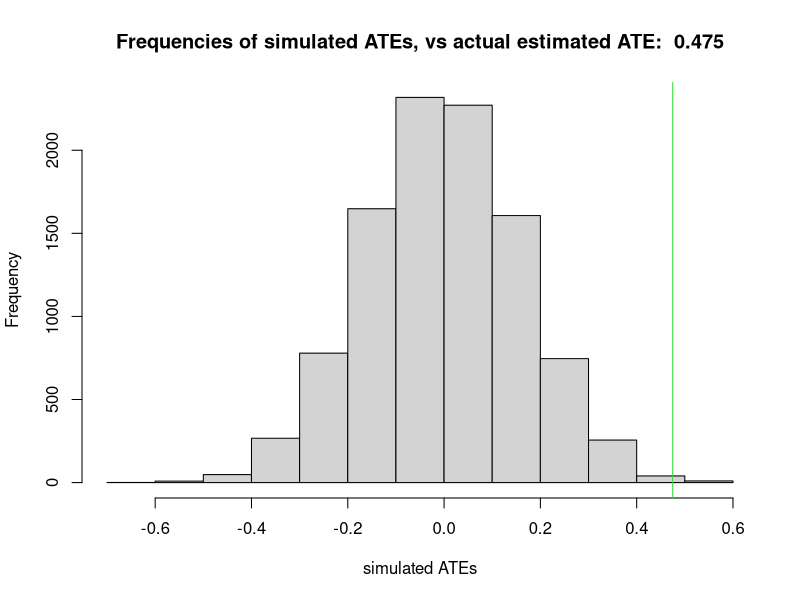

Source code (R):
## ---- chunk 1
library(data.table)
q1.d3.6 <- data.table( read.csv("./data/Clingingsmith.2009.csv") )
# head(q1.d3.6)
# summary(q1.d3.6)
# str(q1.d3.6)

# sanity check on ate from the data
# q1.poc <- q1.d3.6[success==0,mean(views)]
# q1.pot <- q1.d3.6[success==1,mean(views)]
# q1.ate <- q1.pot - q1.poc
q1.m1 <- q1.d3.6[,lm(views ~ success)]
# ate is a view improvement of roughly 0.475
q1.ate <- q1.m1$coefficients[2]

## ---- chunk 2
# conducting 1 simulated random assignment under the sharp null hypothesis (e.g. matters not if person won visa, their view would not have changed)
# so we flip a fair coin for each person in population, 1 = won visa (treatment), 0 = did not win visa (control)
# ... and we don't change the views, because we are assuming that assignment to win or not win a visa would not have changed it at all

# set.seed(87542)
# q1.d3.6 <- q1.d3.6[, success.q1.a := replicate(nrow(q1.d3.6), rbinom(1,1,0.5))]
# q1.m2 <- q1.d3.6[,lm(views ~ success.q1.a)]
# q1.ate.q1.a <- q1.m2$coefficients[2]


# to conduct 10,000 simulated random assignments under the sharp null hypothesis, just need to create a simulate study function and call it 10,000 times
# then get a distribution of ATEs
set.seed(87542)
q1.sim.study <- function() {
    q1.d3.6 <- q1.d3.6[, success.q1.a := replicate(nrow(q1.d3.6), rbinom(1,1,0.5))]
    q1.m2 <- q1.d3.6[,lm(views ~ success.q1.a)]
    q1.ate.q1.a <- q1.m2$coefficients[2]
    return(q1.ate.q1.a)
}
q1.sim.results <- replicate(10000, q1.sim.study())
hist(q1.sim.results, xlab="simulated ATEs", main=paste("Frequencies of simulated ATEs, vs actual estimated ATE: ",round(q1.ate,3)))
abline(v=q1.ate,col="green")
## ---- chunk 3
data.table(q1.sim.results)[,sim.ate.as.large.as.actual.ate:=(q1.sim.results >= q1.ate)][,.N,by=sim.ate.as.large.as.actual.ate]
## ---- chunk 4
# # find the t statistic, given our distribution of simulated ATEs, vs the actual estimated ATE
# q1.t <- (mean(q1.sim.results)-q1.ate) / ( sd(q1.sim.results)/sqrt(length(q1.sim.results)) )
# # find the one-tailed p-value, the chances that our t statistic is less than the estimated ATE
# pt(-abs(q1.t),df=length(q1.sim.results)-1)

# find the one-tailed p-value
pt(q=mean(q1.sim.results), n=length(q1.sim.results), df=length(q1.sim.results)-1, lower.tail=TRUE)
## ---- chunk 5
data.table(q1.sim.results)[,sim.ate.abs.as.large.as.actual.ate:=(abs(q1.sim.results) >= abs(q1.ate))][,.N,by=sim.ate.abs.as.large.as.actual.ate]
## ---- chunk 6

# find the two-tailed p-value
2 * pt(q=mean(q1.sim.results), n=length(q1.sim.results), df=length(q1.sim.results)-1, lower.tail=TRUE)

## ---- chunk 7
library(foreign)
d3.8 <- read.dta("./data/Titiunik.2010.dta")
head(d3.8)
## ---- chunk 8

## ---- chunk 9

## ---- chunk 10

## ---- chunk 11

## ---- chunk 12

## ---- chunk 13
## load data 
d <- read.csv("./data/ggChapter3.csv")
## ---- chunk 14

## ---- chunk 15

## ---- chunk 16

## ---- chunk 17

## ---- chunk 18

## ---- chunk 19
d2 <- read.csv("./data/listData.csv")
head(d2)
## ---- chunk 20

## ---- chunk 21

## ---- chunk 22

## ---- chunk 23

## ---- chunk 24

## ---- chunk 25

